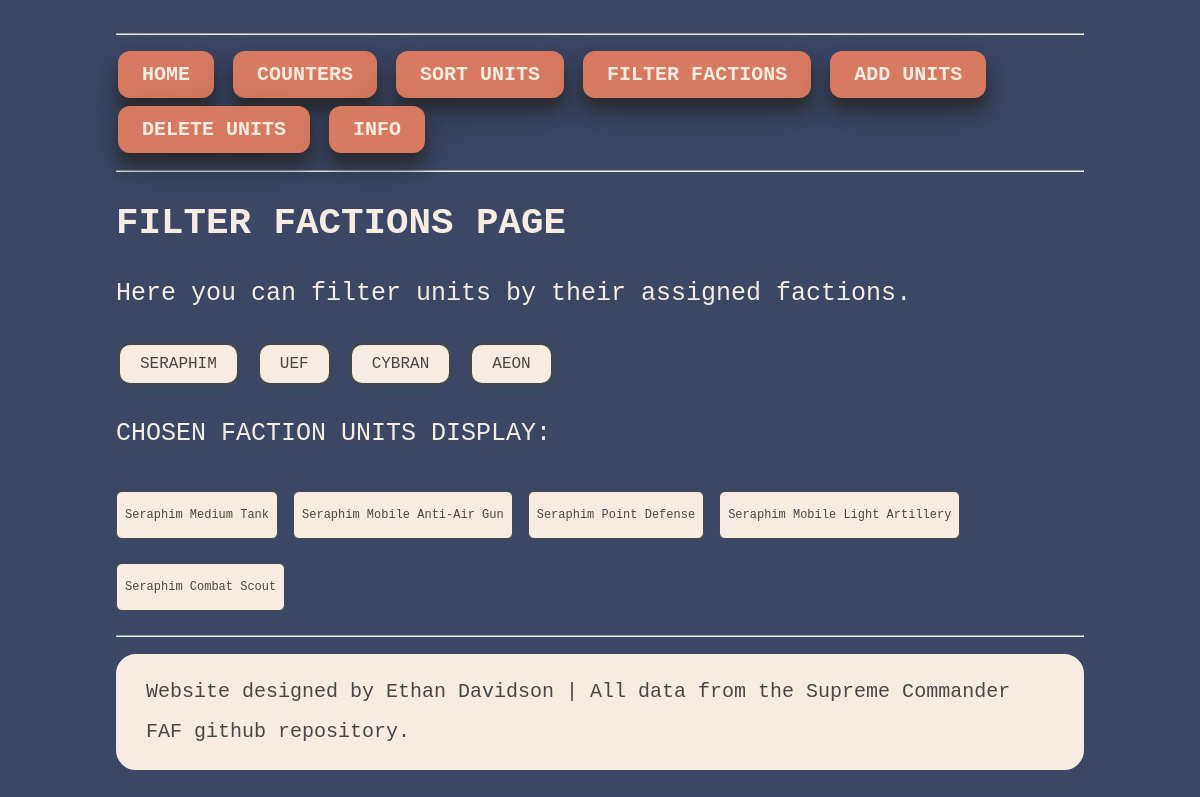
/filter_factions/4, run on an earlier commit of the app's database.
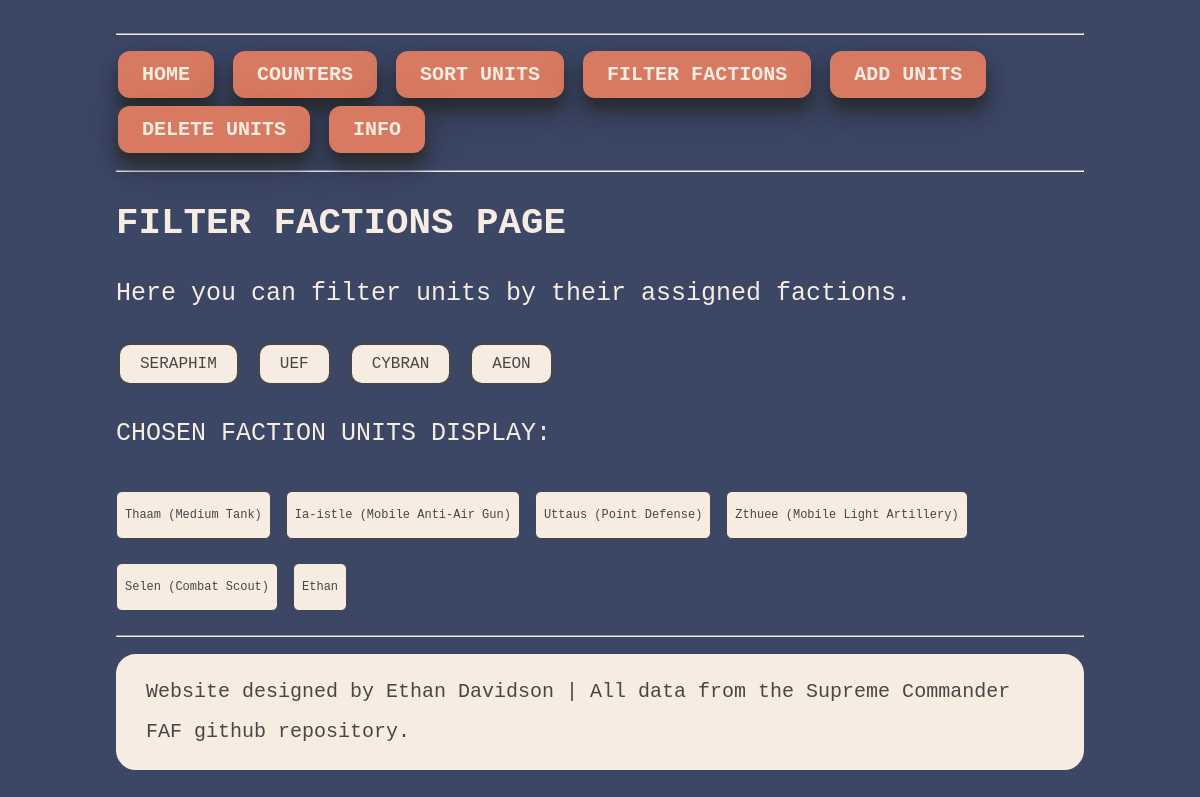
And on a later commit of the database.
### tables this page shows
CREATE TABLE Units_T1_Land (ID INTEGER PRIMARY KEY AUTOINCREMENT, Name TEXT, Health INT, DPS INT, Mass_Cost INT, Energy_Cost INT, "Range" INT, Speed INT, Faction_ID INT REFERENCES Faction (ID));

### sc_web.py (the view)
@app.route("/filter_factions/<int:fac>")
def filter_factions(fac):
    faction_column_names = ["UEF", "Cybran", "Aeon", "Seraphim"]
    try:
        with sqlite3.connect(TARGET_DATABASE_FILE) as connection:
            cursor = connection.cursor()
            query = """
				SELECT Units_T1_Land.Name, Units_T1_Land.Health,
				Units_T1_Land.DPS, Units_T1_Land.Mass_Cost,
				Units_T1_Land.Energy_Cost, Units_T1_Land.Range,
				Units_T1_Land.Speed, Faction.Faction_Name
				FROM Units_T1_Land JOIN Faction ON Units_T1_Land.Faction_ID=Faction.ID WHERE Faction.Faction_Name = ?;"""
            cursor.execute(query, (faction_column_names[int(fac) - 1],))
            results = cursor.fetchall()
    except ValueError:
        return render_template("404.html")
    return render_template("filter_factions.html", fac=fac, data=results)

### templates/filter_factions.html
{% extends "layout.html" %}
{% block content %}
		<h2> FILTER FACTIONS PAGE </h2>
        <p>Here you can filter units by their assigned factions. </p>
          <a href="/filter_factions/0">
    		<button class="button_smaller button2" type="button">SERAPHIM</button>
		</a>
		<a href="/filter_factions/1">
    		<button class="button_smaller button2" type="button">UEF</button>
		</a>
		<a href="/filter_factions/2">
    		<button class="button_smaller button2" type="button">CYBRAN</button>
		</a>
		<a href="/filter_factions/3">
    		<button class="button_smaller button2" type="button">AEON</button>
		</a>
		<p> CHOSEN FACTION UNITS DISPLAY:</p>
         {% for unit in data %}
    	 <p class="greybox" >  {{unit[0]}}</p>
    	 {% endfor %}
{% endblock %}

What changed in the data, as far as the page shows it:
changed Units_T1_Land: Name "Seraphim Medium Tank" → "Thaam (Medium Tank)"
changed Units_T1_Land: Name "Seraphim Mobile Anti-Air Gun" → "Ia-istle (Mobile Anti-Air Gun)"
changed Units_T1_Land: Name "Seraphim Point Defense" → "Uttaus (Point Defense)"
changed Units_T1_Land: Name "Seraphim Mobile Light Artillery" → "Zthuee (Mobile Light Artillery)"
changed Units_T1_Land: Name "Seraphim Combat Scout" → "Selen (Combat Scout)"
added Units_T1_Land: Name "Ethan"
